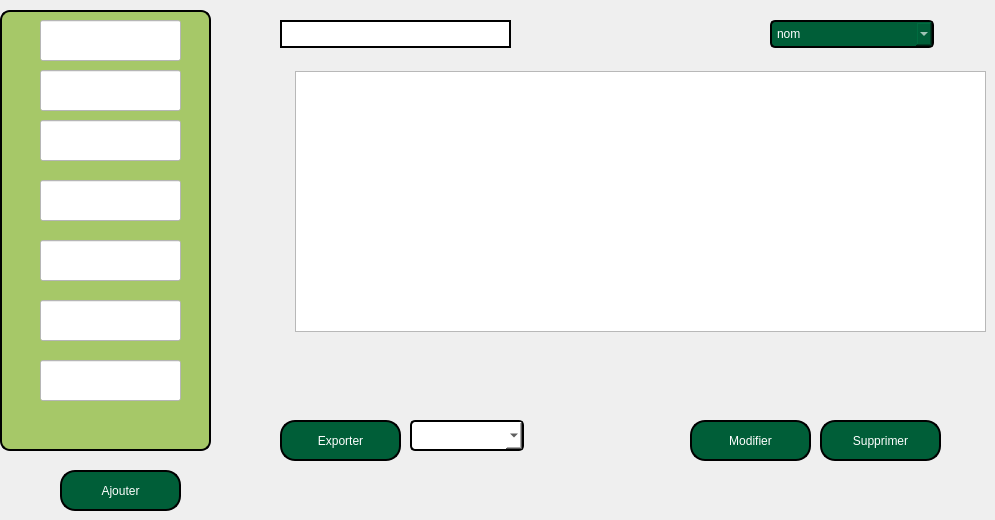
       <widget class="QWidget" name="tab_8">
        <attribute name="title">
         <string>Tab 1</string>
        </attribute>
        <widget class="QLineEdit" name="adresse">
         <property name="geometry">
          <rect>
           <x>40</x>
           <y>240</y>
           <width>141</width>
           <height>41</height>
          </rect>
         </property>
         <property name="styleSheet">
          <string notr="true">background-color: rgb(255, 255, 255);
color:black;</string>
         </property>
        </widget>
        <widget class="QLineEdit" name="nom1_2">
         <property name="geometry">
          <rect>
           <x>40</x>
           <y>70</y>
           <width>141</width>
           <height>41</height>
          </rect>
         </property>
         <property name="styleSheet">
          <string notr="true">background-color: rgb(255, 255, 255);
color:black;</string>
         </property>
        </widget>
        <widget class="QLabel" name="label_9">
         <property name="geometry">
          <rect>
           <x>0</x>
           <y>0</y>
           <width>211</width>
           <height>451</height>
          </rect>
         </property>
         <property name="styleSheet">
          <string notr="true">QLabel {
    background-color: #a6c868;     /* Set background color to white */
    border: 2px solid;   /* Set border color */
    border-radius: 10px;         /* Rounded corners */
    margin-top: 10px;            /* Space for the title */
    padding: 10px;               /* Padding inside the box */
}</string>
         </property>
         <property name="text">
          <string/>
         </property>
        </widget>
        <widget class="QLineEdit" name="id_client">
         <property name="geometry">
          <rect>
           <x>40</x>
           <y>20</y>
           <width>141</width>
           <height>41</height>
          </rect>
         </property>
         <property name="font">
          <font>
           <pointsize>8</pointsize>
          </font>
         </property>
         <property name="styleSheet">
          <string notr="true">background-color: rgb(255, 255, 255);
color:black;</string>
         </property>
        </widget>
        <widget class="QLineEdit" name="H_achat">
         <property name="geometry">
          <rect>
           <x>40</x>
           <y>300</y>
           <width>141</width>
           <height>41</height>
          </rect>
         </property>
         <property name="styleSheet">
          <string notr="true">background-color: rgb(255, 255, 255);
color:black;</string>
         </property>
        </widget>
        <widget class="QLineEdit" name="prenom1_2">
         <property name="geometry">
          <rect>
           <x>40</x>
           <y>120</y>
           <width>141</width>
           <height>41</height>
          </rect>
         </property>
         <property name="styleSheet">
          <string notr="true">background-color: rgb(255, 255, 255);
color:black;</string>
         </property>
        </widget>
        <widget class="QLineEdit" name="email_2">
         <property name="geometry">
          <rect>
           <x>40</x>
           <y>180</y>
           <width>141</width>
           <height>41</height>
          </rect>
         </property>
         <property name="styleSheet">
          <string notr="true">background-color: rgb(255, 255, 255);
color:black;</string>
         </property>
        </widget>
        <widget class="QPushButton" name="pushButton_10">
         <property name="geometry">
          <rect>
           <x>60</x>
           <y>470</y>
           <width>121</width>
           <height>41</height>
          </rect>
         </property>
         <property name="styleSheet">
          <string notr="true">QPushButton {
    color: white;                      /* Text color */
    border: 2px solid black;         /* Border width and color */
    border-radius: 15px;              /* Round the corners */
    background-color: #005e38;        /* Optional: Set a background color */
    padding: 10px 20px;               /* Add padding for better aesthetics */
}

QPushButton:hover {
    background-color: #45a049;        /* Change background color on hover */
}

QPushButton:pressed {
    background-color: #3e8e41;        /* Change background color when pressed */
}</string>
         </property>
         <property name="text">
          <string>Ajouter</string>
         </property>
        </widget>
        <widget class="QPushButton" name="pushButton_11">
         <property name="geometry">
          <rect>
           <x>280</x>
           <y>420</y>
           <width>121</width>
           <height>41</height>
          </rect>
         </property>
         <property name="styleSheet">
          <string notr="true">QPushButton {
    color: white;                      /* Text color */
    border: 2px solid black;         /* Border width and color */
    border-radius: 15px;              /* Round the corners */
    background-color: #005e38;        /* Optional: Set a background color */
    padding: 10px 20px;               /* Add padding for better aesthetics */
}

QPushButton:hover {
    background-color: #45a049;        /* Change background color on hover */
}

QPushButton:pressed {
    background-color: #3e8e41;        /* Change background color when pressed */
}</string>
         </property>
         <property name="text">
          <string>Exporter</string>
         </property>
        </widget>
        <widget class="QPushButton" name="pushButton_12">
         <property name="geometry">
          <rect>
           <x>690</x>
           <y>420</y>
           <width>121</width>
           <height>41</height>
          </rect>
         </property>
         <property name="styleSheet">
          <string notr="true">QPushButton {
    color: white;                      /* Text color */
    border: 2px solid black;         /* Border width and color */
    border-radius: 15px;              /* Round the corners */
    background-color: #005e38;        /* Optional: Set a background color */
    padding: 10px 20px;               /* Add padding for better aesthetics */
}

QPushButton:hover {
    background-color: #45a049;        /* Change background color on hover */
}

QPushButton:pressed {
    background-color: #3e8e41;        /* Change background color when pressed */
}</string>
         </property>
         <property name="text">
          <string>Modifier</string>
         </property>
        </widget>
        <widget class="QPushButton" name="pushButton_13">
         <property name="geometry">
          <rect>
           <x>820</x>
           <y>420</y>
           <width>121</width>
           <height>41</height>
          </rect>
         </property>
         <property name="styleSheet">
          <string notr="true">QPushButton {
    color: white;                      /* Text color */
    border: 2px solid black;         /* Border width and color */
    border-radius: 15px;              /* Round the corners */
    background-color: #005e38;        /* Optional: Set a background color */
    padding: 10px 20px;               /* Add padding for better aesthetics */
}

QPushButton:hover {
    background-color: #45a049;        /* Change background color on hover */
}

QPushButton:pressed {
    background-color: #3e8e41;        /* Change background color when pressed */
}</string>
         </property>
         <property name="text">
          <string>Supprimer</string>
         </property>
        </widget>
        <widget class="QLineEdit" name="lineEdit_2">
         <property name="geometry">
          <rect>
           <x>280</x>
           <y>20</y>
           <width>231</width>
           <height>28</height>
          </rect>
         </property>
         <property name="styleSheet">
          <string notr="true">background-color: rgb(255, 255, 255);
border: 2px solid black;
color:black;</string>
         </property>
        </widget>
        <widget class="QComboBox" name="comboBox_2">
         <property name="geometry">
          <rect>
           <x>770</x>
           <y>20</y>
           <width>164</width>
           <height>28</height>
          </rect>
         </property>
         <property name="styleSheet">
          <string notr="true">QComboBox {
    background-color: rgb(0, 85, 0);/* Background color */
    color: #ffffff;              /* Text color */
    border: 2px solid black;   /* Border color and thickness */
    border-radius: 5px;         /* Rounded corners */
    padding: 5px;               /* Padding around the text */
    min-width: 150px;           /* Minimum width */
}





QComboBox:hover {
    border: 2px solid #a6c868 ;  /* Darker border on hover */
}

QComboBox:editable {
    background-color: rgb(0, 85, 0);        /* Background color when editable */
}

QComboBox:!editable, QComboBox::drop-down:editable {
    background-color:  #005e38;       /* Background color when not editable */
}

QComboBox:focus {
    border: 2px solid black;  /* Border color when focused */
}
</string>
         </property>
         <item>
          <property name="text">
           <string>nom</string>
          </property>
         </item>
         <item>
          <property name="text">
           <string>id</string>
          </property>
         </item>
         <item>
          <property name="text">
           <string/>
          </property>
         </item>
         <item>
          <property name="text">
           <string/>
          </property>
         </item>
        </widget>
        <widget class="QComboBox" name="comboBox_7">
         <property name="geometry">
          <rect>
           <x>410</x>
           <y>420</y>
           <width>114</width>
           <height>31</height>
          </rect>
         </property>
         <property name="styleSheet">
          <string notr="true">QComboBox {
    background-color: white;/* Background color */
    color: black;              /* Text color */
    border: 2px solid black;   /* Border color and thickness */
    border-radius: 5px;         /* Rounded corners */
    padding: 5px;               /* Padding around the text */
    min-width: 100px;           /* Minimum width */
}





QComboBox:hover {
    border: 2px solid #a6c868 ;  /* Darker border on hover */
}

QComboBox:editable {
    background-color: white;        /* Background color when editable */
}

QComboBox:!editable, QComboBox::drop-down:editable {
    background-color:  white;       /* Background color when not editable */
}

QComboBox:focus {
    border: 2px solid black;  /* Border color when focused */
}
</string>
         </property>
        </widget>
        <widget class="QLineEdit" name="IDC_client">
         <property name="geometry">
          <rect>
           <x>40</x>
           <y>360</y>
           <width>141</width>
           <height>41</height>
          </rect>
         </property>
         <property name="styleSheet">
          <string notr="true">background-color: rgb(255, 255, 255);
color:black;</string>
         </property>
        </widget>
        <widget class="QTableView" name="tableView_2">
         <property name="geometry">
          <rect>
           <x>295</x>
           <y>71</y>
           <width>691</width>
           <height>261</height>
          </rect>
         </property>
        </widget>
        <widget class="QLabel" name="label">
         <property name="geometry">
          <rect>
           <x>80</x>
           <y>370</y>
           <width>63</width>
           <height>20</height>
          </rect>
         </property>
         <property name="text">
          <string>IDC</string>
         </property>
        </widget>
        <zorder>label</zorder>
        <zorder>label_9</zorder>
        <zorder>id_client</zorder>
        <zorder>H_achat</zorder>
        <zorder>prenom1_2</zorder>
        <zorder>email_2</zorder>
        <zorder>pushButton_10</zorder>
        <zorder>pushButton_11</zorder>
        <zorder>pushButton_12</zorder>
        <zorder>pushButton_13</zorder>
        <zorder>lineEdit_2</zorder>
        <zorder>comboBox_2</zorder>
        <zorder>nom1_2</zorder>
        <zorder>adresse</zorder>
        <zorder>comboBox_7</zorder>
        <zorder>IDC_client</zorder>
        <zorder>tableView_2</zorder>
       </widget>
